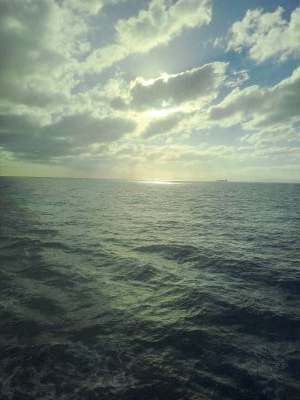
#> input picture images/ocean_300_400.jpg, 300 x 400 px
$ python opencv_hist_eq.py images/ocean_300_400.jpg
#> lines starting #> are read from the running program, lines starting #| are printed output that depends on the picture
import sys
import os
import cv2

def main():
    if len(sys.argv) < 2:
        print(f"Usage: python {sys.argv[0]} image-filename")
        exit(-1)

    # 1. Load the image in BGR format (OpenCV default)
    file_name = sys.argv[1]
    img = cv2.imread(file_name, cv2.IMREAD_COLOR)
#> img is the input picture: shape (400, 300, 3); mean B, G, R 115.6, 128.1, 114.4
    if img is None:
        print(f"failed to read image from {file_name}")
        exit(-2)

    # 2. Convert from BGR to YCrCb color space
    # Y = Luminance, Cr = Red-difference Chroma, Cb = Blue-difference Chroma
    ycrcb_img = cv2.cvtColor(img, cv2.COLOR_BGR2YCrCb)
#> ycrcb_img: shape (400, 300, 3); mean of channels 0, 1, 2 122.6, 122.2, 124.1

    # 3. Split the YCrCb image into its three channels
    # ycrcb_img[:, :, 0] is the Y channel
    channels = list(cv2.split(ycrcb_img))
#> channels = 3 items

    # 4. Equalize the histogram of the Y (Luminance) channel only
    channels[0] = cv2.equalizeHist(channels[0])

    # 5. Merge the equalized Y channel back with the original Cr and Cb channels
    ycrcb_equalized = cv2.merge(channels)
#> ycrcb_equalized: shape (400, 300, 3); mean of channels 0, 1, 2 128.2, 122.2, 124.1

    # 6. Convert the YCrCb image back to BGR format
    result_img = cv2.cvtColor(ycrcb_equalized, cv2.COLOR_YCrCb2BGR)
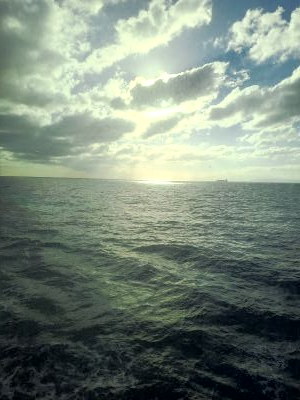
#> result_img: shape (400, 300, 3); mean B, G, R 121.2, 133.6, 120.1

    # 7. Save or display the result
    file, ext = os.path.splitext(file_name)
    cv2.imwrite(f'{file}_equalized_cv2{ext}', result_img)

    # cv2.imshow('Equalized Image', result_img)
    # cv2.waitKey(0)
    # cv2.destroyAllWindows()

if __name__ == "__main__":
    main()
